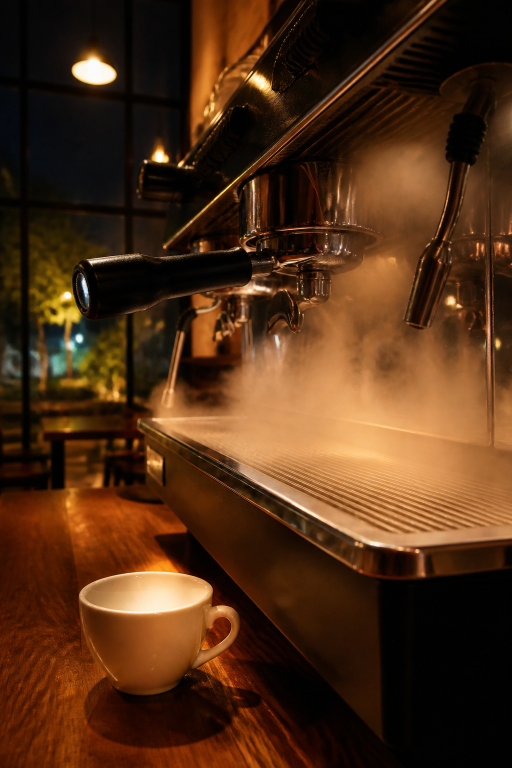
#> input picture anya-el-podcast/minidrama/assets/m02-espresso-cliff.png, 1024 x 1536 px (shown at 1/2 size)
$ python -i produce_m03_kling.py   (imports and definitions only)
#> lines starting #> are read from the running program, lines starting #| are printed output that depends on the picture
#!/usr/bin/env python3
"""M03 con ElevenLabs + Kling Avatar (fal.ai). Las keys salen de /tmp/anya_secrets.env, nunca del repo."""

from __future__ import annotations

import json
import os
import subprocess
import sys
import urllib.request
from pathlib import Path

ROOT = Path(__file__).resolve().parents[1]
ASSETS = ROOT / "assets"
OUT = ROOT / "piloto"
WORK = OUT / "_build" / "M03_kling"
W, H, FPS = 1080, 1920, 24
FONT = "/usr/share/fonts/truetype/macos/Inter-Bold.ttf"
if not Path(FONT).exists():
    FONT = "/usr/share/fonts/truetype/dejavu/DejaVuSans-Bold.ttf"

# Voces de cuenta (plan gratis: no Voice Library).
VOICES = {
    "anya": "pFZP5JQG7iQjIQuC4Bku",  # Lily — clara, joven
    "barista": "iP95p4xoKVk53GoZ742B",  # Chris — casual
    "ethan": "TX3LPaxmHKxFdv7VOQHJ",  # Liam — más bajo, tímido
}

SETTINGS = {
    "anya": {"stability": 0.58, "similarity_boost": 0.78, "style": 0.12, "use_speaker_boost": True},
    "barista": {"stability": 0.38, "similarity_boost": 0.72, "style": 0.45, "use_speaker_boost": True},
    "ethan": {"stability": 0.50, "similarity_boost": 0.75, "style": 0.20, "use_speaker_boost": True},
}

SHOTS = [
    {
        "id": "t0",
        "image": "m02-espresso-cliff.png",
        "seconds": 4.0,
        "caption": "Campus · noche",
        "caption2": "M03 · ¿Americano?",
        "avatar": False,
    },
    {
        "id": "t1a",
        "image": "m03-anya-barra.png",
        "who": "anya",
        "text": "Un café, por favor.",
        "avatar": True,
        "prompt": "Young woman in a cafe at night speaking naturally in Spanish. Subtle blinks, small head movement, naive earnest face, no big smile, photorealistic, dusty blue dress, shoulder-length chestnut hair.",
    },
    {
        "id": "t1b",
        "image": "m03-barista.png",
        "who": "barista",
        "text": "¿Americano, latte... o espresso?",
        "avatar": True,
        "prompt": "Tired but friendly cafe barista speaking casually, natural blinks, small hand still on the espresso machine, photoreal, night cafe.",
    },
    {
        "id": "t1c",
        "image": "m03-anya-barra.png",
        "who": "anya",
        "text": "No sé. El que tomen cuando no saben cuál tomar.",
        "avatar": True,
        "prompt": "Same young woman speaking literally, slight confusion, natural blinks, still posture too straight, photoreal cafe.",
    },
    {
        "id": "t1d",
        "image": "m03-barista.png",
        "who": "barista",
        "text": "Americano. ¿Y el nombre?",
        "avatar": True,
        "prompt": "Barista nodding slightly, casual Spanish, natural blinks, photoreal.",
    },
    {
        "id": "t1e",
        "image": "m03-anya-barra.png",
        "who": "anya",
        "text": "Anya. Si es un continente, está bien. Si es una orden, también.",
        "avatar": True,
        "prompt": "Young woman stating her name then a literal aside, natural blinks, no comedy mugging, photoreal.",
    },
    {
        "id": "t2",
        "image": "m03-anya-taza.png",
        "who": "anya",
        "text": "Es amargo. En los datos, lo amargo avisa veneno. Ellos pagan por eso. No entiendo el pago.",
        "avatar": False,
    },
    {
        "id": "t3",
        "image": "m03-ethan-solo.png",
        "who": "anya",
        "text": "Hombros caídos. Ceja izquierda más baja. Tristeza. El protocolo: observar. No sentarse cerca.",
        "avatar": False,
    },
    {
        "id": "t4",
        "image": "m03-anya-sienta.png",
        "seconds": 6.2,
        "caption": "Protocolo: no",
        "avatar": False,
    },
    {
        "id": "t5",
        "image": "m03-ethan-hola.png",
        "who": "ethan",
        "text": "Hola.",
        "avatar": True,
        "prompt": "Tired young scientist in a dark sweater looking up, shy quiet hello, natural blink, photoreal cafe at night.",
    },
]


# [9 lines left out: function load_secrets, not called in this run]


def run(cmd: list[str]) -> None:
    print("+", " ".join(cmd[:8]), "...")
    subprocess.run(cmd, check=True)


# [30 lines left out: functions duration_sec, eleven_tts, not called in this run]


def fit_cover(src: Path, dest: Path) -> None:
#> called with src = '../assets/m02-espresso-cliff.png', dest = 'out.png'
    from PIL import Image

    im = Image.open(src).convert("RGB")
#> im is the input picture: PIL image 1024x1536 RGB; mean R, G, B 79.8, 46.6, 21.7
    scale = max(W / im.width, H / im.height)
#> scale = 1.25
    nw, nh = int(im.width * scale), int(im.height * scale)
#> nw = 1280; nh = 1920
    im = im.resize((nw, nh), Image.Resampling.LANCZOS)
#> im: PIL image 1280x1920 RGB
    left, top = (nw - W) // 2, (nh - H) // 2
#> left = 100; top = 0
    im.crop((left, top, left + W, top + H)).save(dest, quality=95)
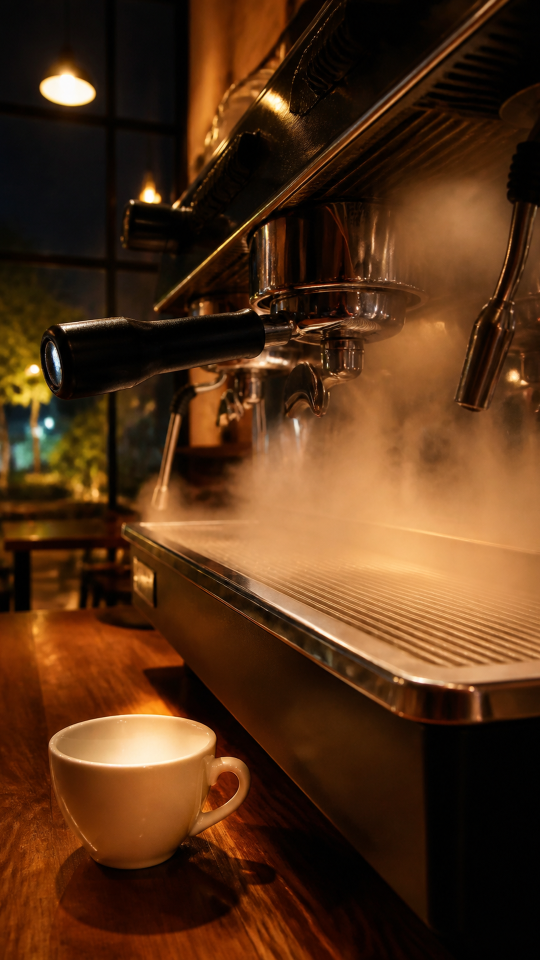
#> saved as out.png: PIL image 1080x1920 RGB (shown at 1/2 size); mean R, G, B 84.4, 49.7, 23.3


# [31 lines left out: functions ken, to_916, not called in this run]


def silence(dest: Path, seconds: float) -> None:
    run(["ffmpeg", "-y", "-f", "lavfi", "-i", "anullsrc=r=44100:cl=mono", "-t", f"{seconds:.3f}", str(dest)])


def pad_audio(src: Path, dest: Path, seconds: float) -> None:
    run(["ffmpeg", "-y", "-i", str(src), "-af", f"apad=whole_dur={seconds:.3f}", "-ar", "44100", "-ac", "1", str(dest)])


# [17 lines left out: function caption_png, not called in this run]


def overlay_caption(video: Path, cap: Path, dest: Path) -> None:
    run(["ffmpeg", "-y", "-i", str(video), "-i", str(cap), "-filter_complex", "[0:v][1:v]overlay=0:0", "-c:v", "libx264", "-preset", "veryfast", "-crf", "19", "-an", str(dest)])


# [151 lines left out: functions mux, fal_upload, kling_avatar, main, not called in this run]


# [2 lines not run here, left out]

>>> result = fit_cover('../assets/m02-espresso-cliff.png', 'out.png')

$ run again, on anya-el-podcast/minidrama/assets/ethan-lock-retrato.png
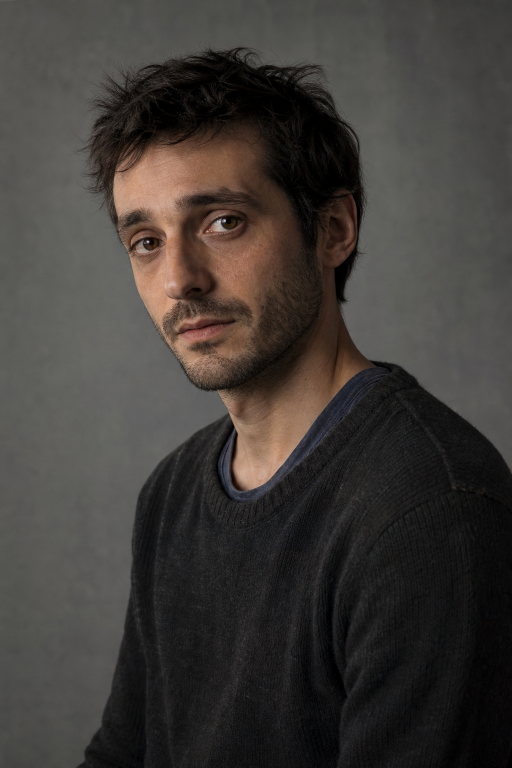
#> input picture anya-el-podcast/minidrama/assets/ethan-lock-retrato.png, 1024 x 1536 px (shown at 1/2 size)
#> in fit_cover, im is the input picture: PIL image 1024x1536 RGB; mean R, G, B 63.5, 59.2, 55.8
#> im: PIL image 1280x1920 RGB
#> in fit_cover, `im.crop((left, top, left + W, top + H)).save(dest, quality=95)`:
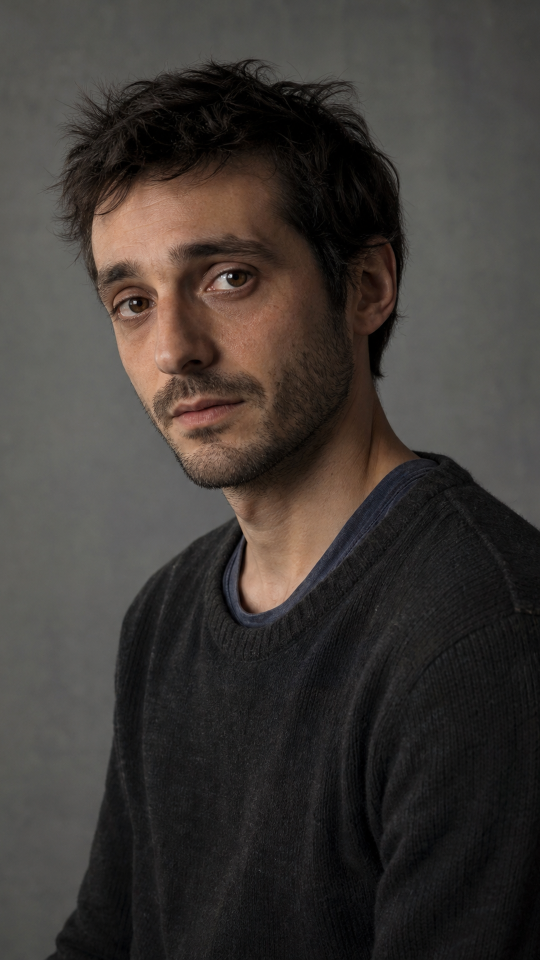
#> saved as out.png: PIL image 1080x1920 RGB (shown at 1/2 size); mean R, G, B 62.9, 57.8, 54.2

$ run again, on anya-el-podcast/minidrama/assets/levin-lock-retrato.png
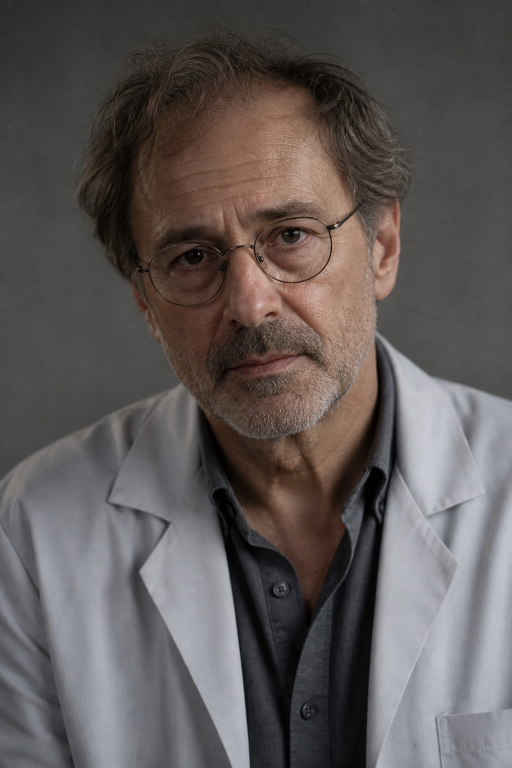
#> input picture anya-el-podcast/minidrama/assets/levin-lock-retrato.png, 1024 x 1536 px (shown at 1/2 size)
#> in fit_cover, im is the input picture: PIL image 1024x1536 RGB; mean R, G, B 94.4, 88.3, 86.9
#> im: PIL image 1280x1920 RGB
#> in fit_cover, `im.crop((left, top, left + W, top + H)).save(dest, quality=95)`:
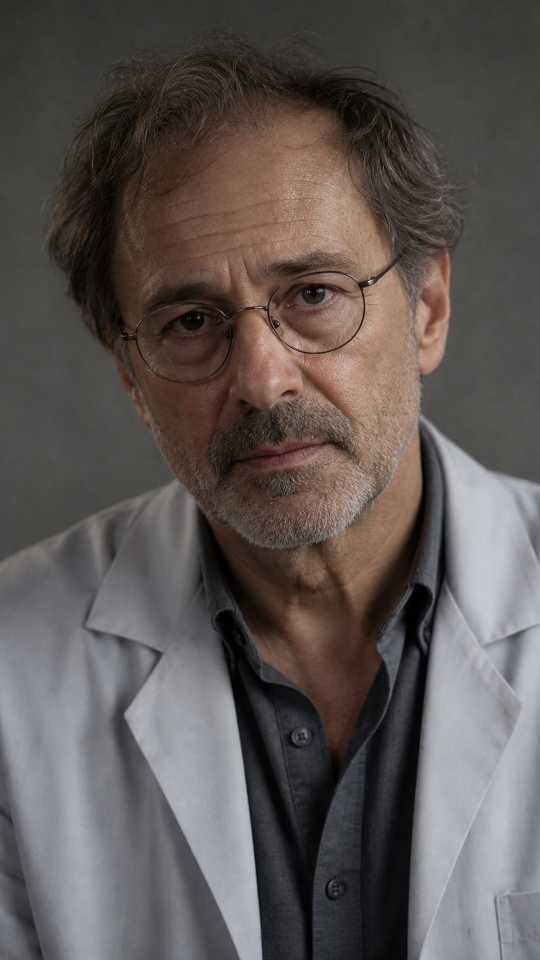
#> saved as out.png: PIL image 1080x1920 RGB (shown at 1/2 size); mean R, G, B 93.9, 86.6, 84.5

$ run again, on anya-el-podcast/minidrama/assets/m01-anya-listen.png
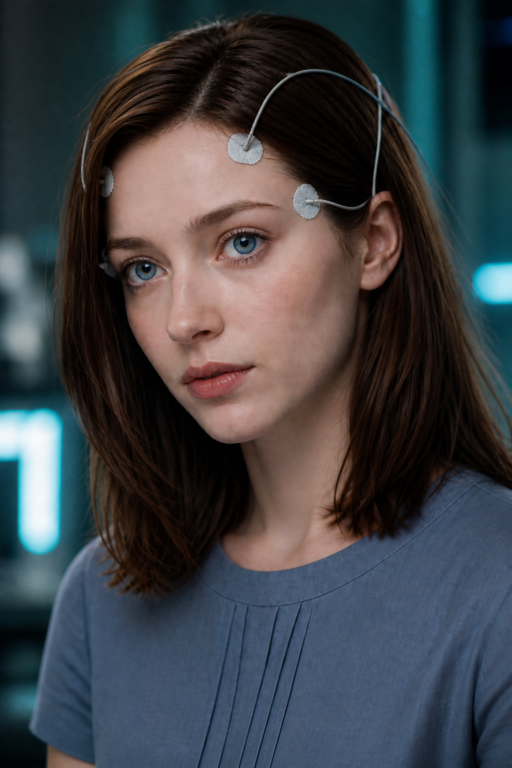
#> input picture anya-el-podcast/minidrama/assets/m01-anya-listen.png, 1024 x 1536 px (shown at 1/2 size)
#> in fit_cover, im is the input picture: PIL image 1024x1536 RGB; mean R, G, B 62.5, 65.5, 69.9
#> im: PIL image 1280x1920 RGB
#> in fit_cover, `im.crop((left, top, left + W, top + H)).save(dest, quality=95)`:
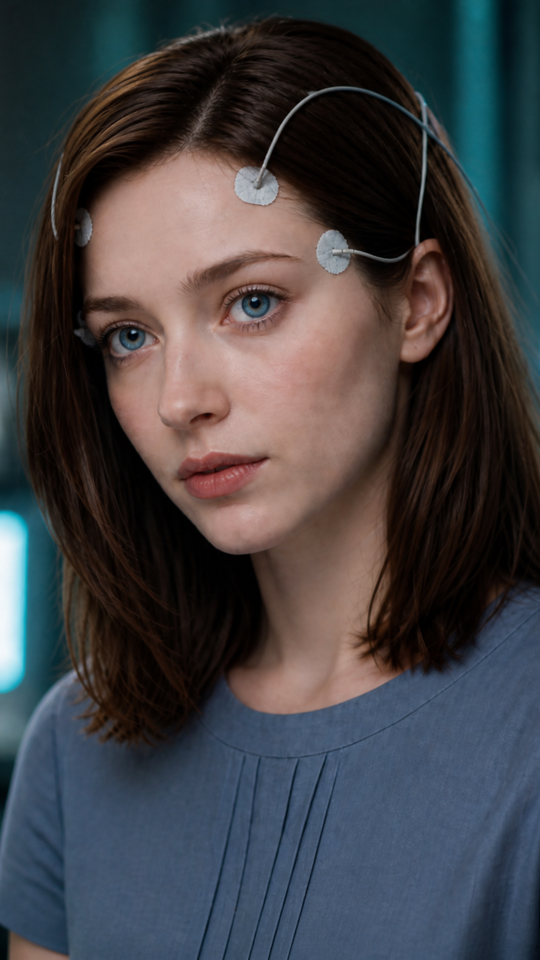
#> saved as out.png: PIL image 1080x1920 RGB (shown at 1/2 size); mean R, G, B 65.2, 64.4, 67.9
